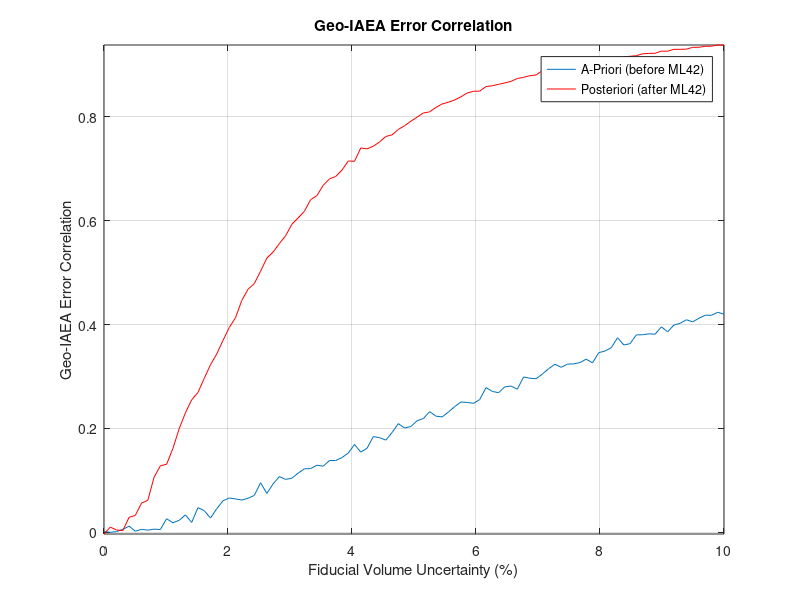

MATLAB code to generate this figure:
clc
clear all
close all

nmc = 2E4;
np = 100;
xout = zeros(np,1);
fvu = linspace(0,10,np); %fiducial volume uncertainty
for i = 1:np
    x = ones(nmc,1)*[1500 400] + [randn(nmc,1)*1500*.20 randn(nmc,1)*400*.03];    
    x = max(x,0);
    x = x.*((1+randn(nmc,1)*fvu(i)/100)*[1 1]);
    cx = corr(x);
    xout(i) = cx(1,2);
end

figure; plot(fvu,xout);
hold on

for i = 1:np
    x = ones(nmc,1)*[1500 400] + [randn(nmc,1)*1500*.20/10 randn(nmc,1)*400*.03];
    x = max(x,0);
    x = x.*((1+randn(nmc,1)*fvu(i)/100)*[1 1]);
    %cov(x)
    cx = corr(x);
    xout(i) = cx(1,2);
end

plot(fvu,xout,'r');
axis tight
xlabel('Fiducial Volume Uncertainty (%)')
ylabel('Geo-IAEA Error Correlation')
title('Geo-IAEA Error Correlation')
legend('A-Priori (before ML42)','Posteriori (after ML42)')
grid on
